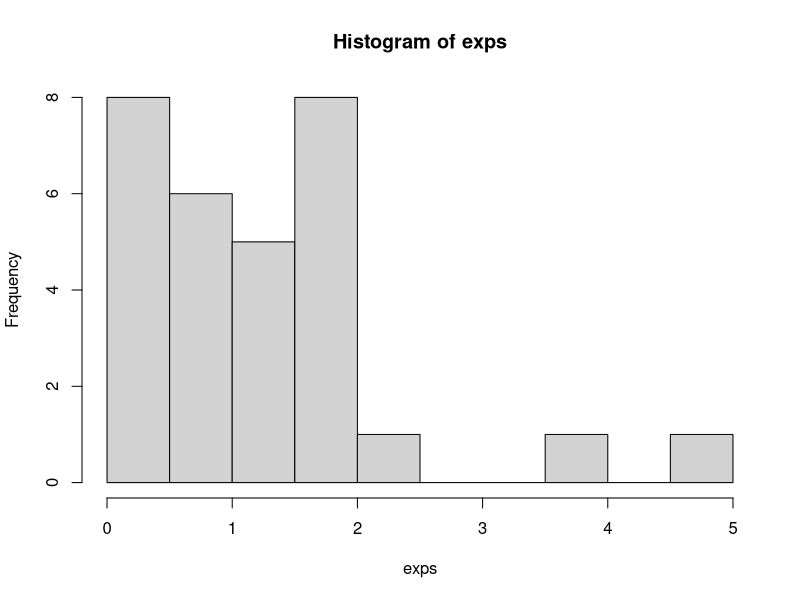
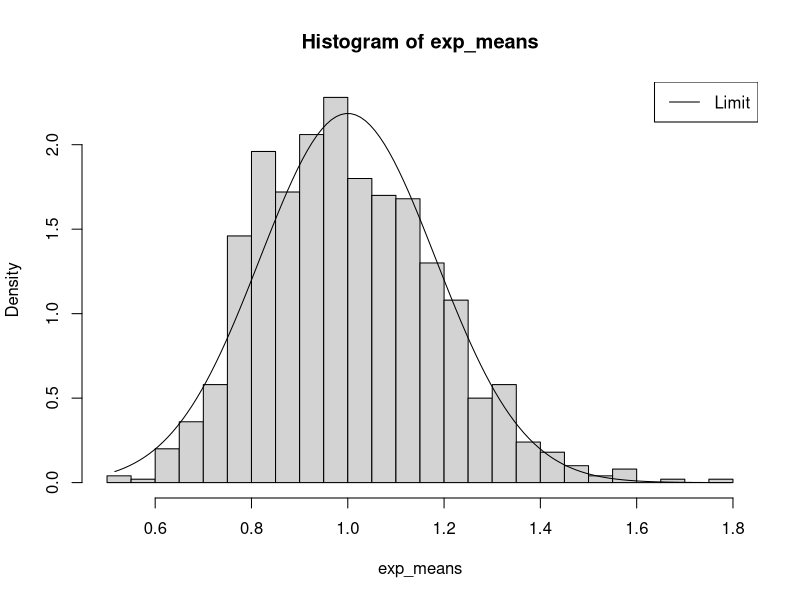
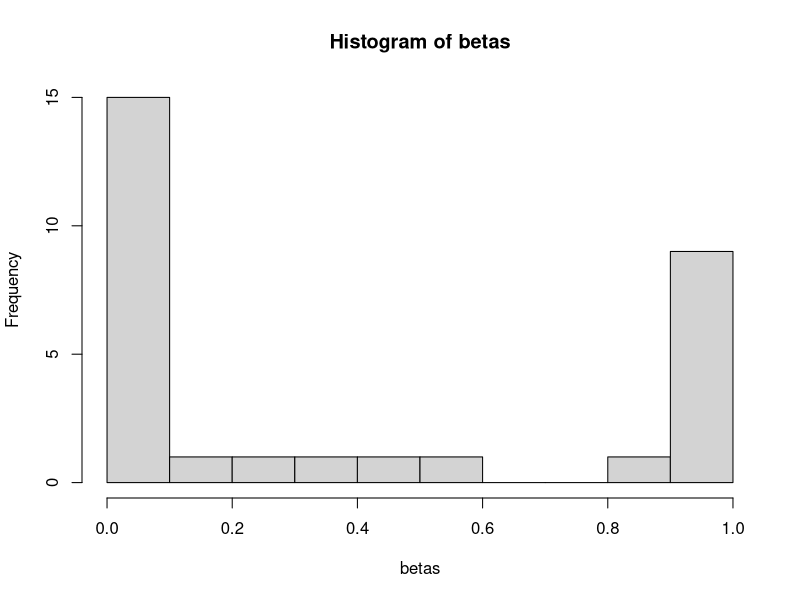
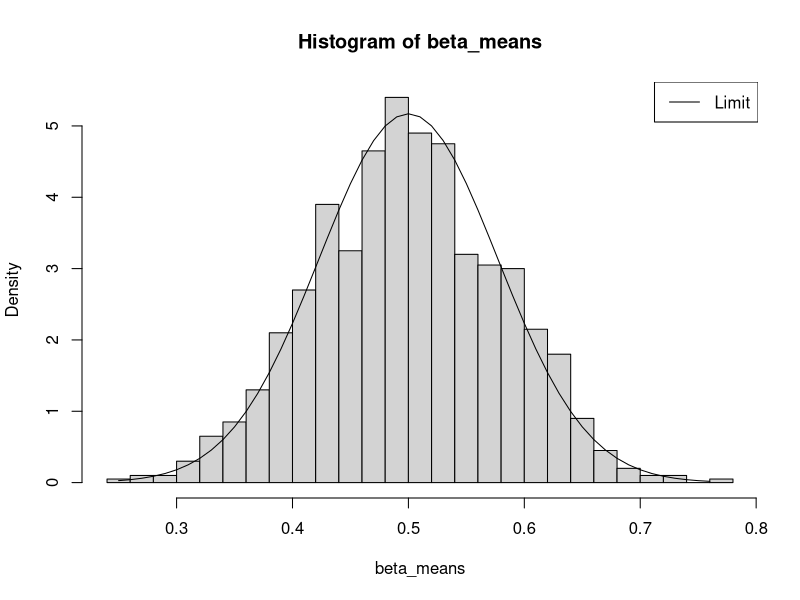

The R source for these figures, in order:
# illustration of CLT ----
# 30 draws from population per sample
n <- 30
exps <- rexp(n)
hist(exps, breaks = "FD")
mean(exps)

# 1000 draws from sampling distribution
exp_means <- replicate(1000, {
  exps <- rexp(n)
  mean(exps)
})

x <- seq(min(exp_means), max(exp_means), .01)
hist(exp_means, probability = TRUE, breaks = "FD")
lines(x, dnorm(x, 1, sqrt(1 / n)))
legend("topright", legend = c("Limit"), lty = 1)

# another distribution ----
n <- 30
betas <- rbeta(n, .2, .2)
hist(betas, breaks = 10)
mean(betas)
m <- .5
v <- .2^2 / (.4^2 * 1.4)

beta_means <- replicate(1000, {
  betas <- rbeta(n, .2, .2)
  mean(betas)
})

x <- seq(min(beta_means), max(beta_means), .01)
hist(beta_means, probability = TRUE, breaks = "FD")
lines(x, dnorm(x, m, sqrt(v / n)))
legend("topright", legend = c("Limit"), lty = 1)



